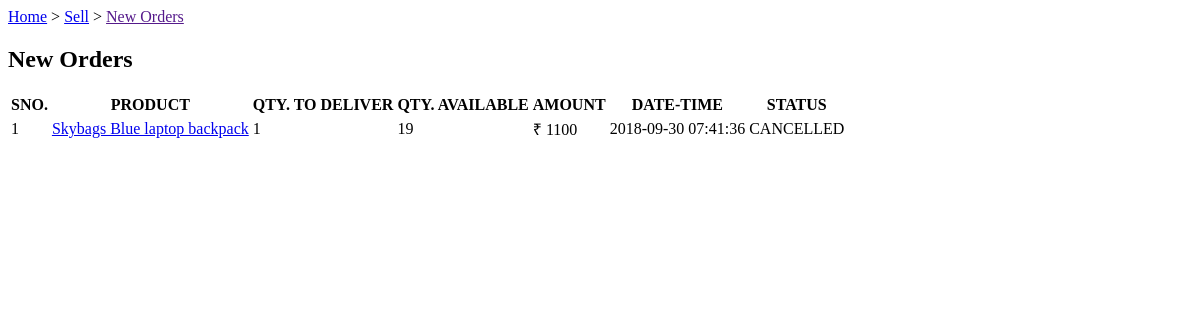
Before: /sell/neworders/ (signed in) with the older database file.
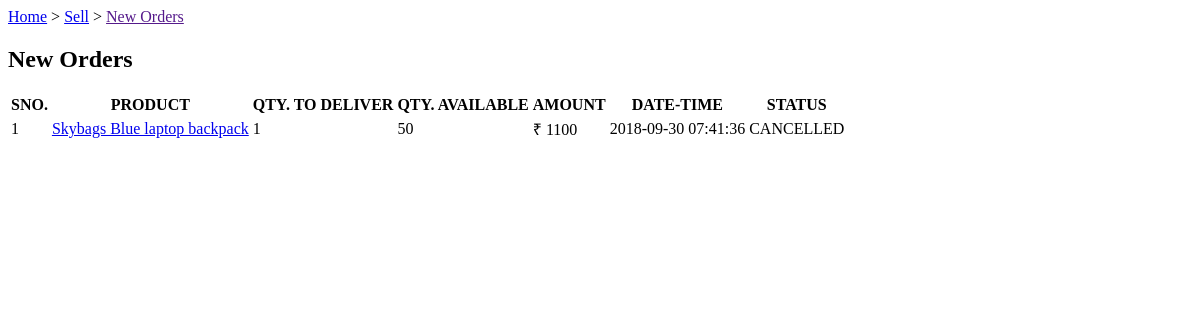
After: the same page with the newer database file.
### tables this page shows
CREATE TABLE orders(
orderID varchar(10) PRIMARY KEY,
custID REFERENCES customer(custID),
prodID REFERENCES product(prodID),
quantity integer check(quantity>=1),
date datetime not null,
cost_price decimal(9,2) NOT NULL,
sell_price decimal(9,2) NOT NULL,
status varchar(15) NOT NULL,
CHECK (cost_price < sell_price )
);

CREATE TABLE product(
prodID varchar(10) PRIMARY KEY,
name varchar(30) NOT NULL,
quantity integer CHECK(quantity>=0) NOT NULL,
category varchar(30) NOT NULL ,
cost_price decimal(9,2) NOT NULL,
sell_price decimal(9,2) NOT NULL,
description varchar(100),
sellID varchar(10) REFERENCES seller (sellID),
CHECK (sell_price>cost_price)
);

### __init__.py (the view)
@app.route("/sell/neworders/")
def new_orders():
    if 'userid' not in session:
        return redirect(url_for('home'))
    if session['type']=="Customer":
        abort(403)
    res = sell_orders(session['userid'])
    return render_template('new_orders.html', orders=res)

### dbaccess.py (called while the page is built)
def sell_orders(sellID):
    conn = sqlite3.connect('onlineshop.db')
    cur = conn.cursor()
    a = cur.execute(""" SELECT o.orderID, o.prodID, p.name, o.quantity, p.quantity, o.cost_price, o.date, o.status
                        FROM orders o JOIN product p
                        WHERE o.prodID=p.prodID AND p.sellID=? AND o.status!='RECIEVED'
                        ORDER BY o.date DESC """, (sellID,))
    res = [i for i in a]
    conn.close()
    return res

### templates/new_orders.html (shortened to what this page needs)
<html>
<body>
  <p><a href="/">Home</a> > <a href="/sell">Sell</a> > <a href="">New Orders</a></p>
  <h2>New Orders</h2>
  {% if orders|length==0 %}
  <p>You have new orders right now.</p>
  {% else %}
  <table>
    <tr>
      <th>SNO.</th><th>PRODUCT</th><th>QTY. TO DELIVER</th>
      <th>QTY. AVAILABLE</th><th>AMOUNT</th><th>DATE-TIME</th><th>STATUS</th><th></th>
    </tr>
    {% set cnt={'val':1} %}
    {% for i in orders %}
    <tr>
      <td>{{cnt['val']}}</td><td><a href="/viewproduct/{{i[1]}}">{{i[2]}}</a></td><td>{{i[3]}}</td><td>{{i[4]}}</td>
      <td>₹ {{i[5]}}</td><td>{{i[6]}}</td><td>{{i[7]}}</td>
    </tr>
    {% endfor %}
  </table>
  {% endif %}
</body>
</html>

Changed rows visible on the page:
changed through a linked row, orders "CANCELLED": quantity "19" → "50"
